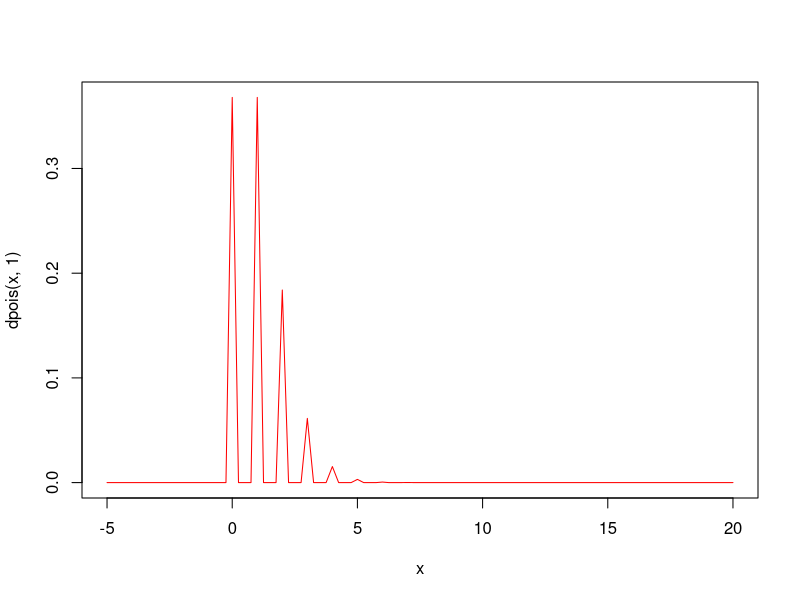
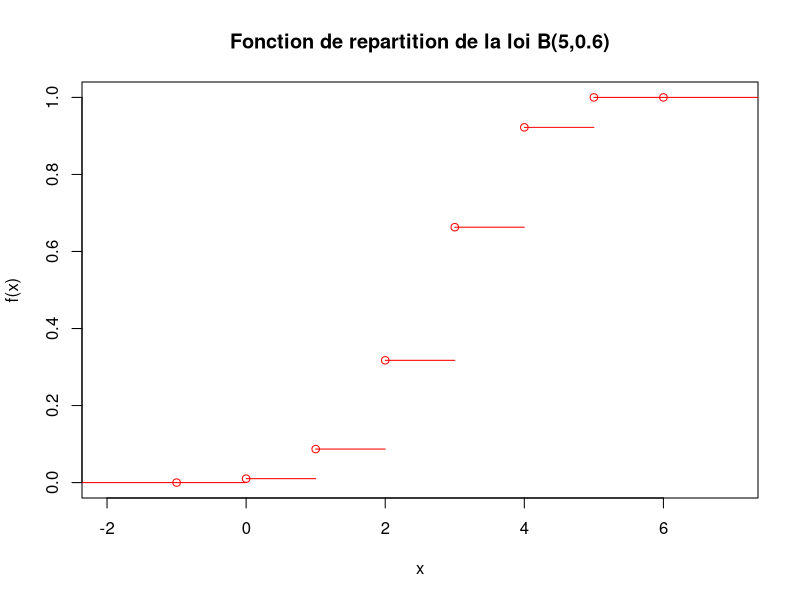
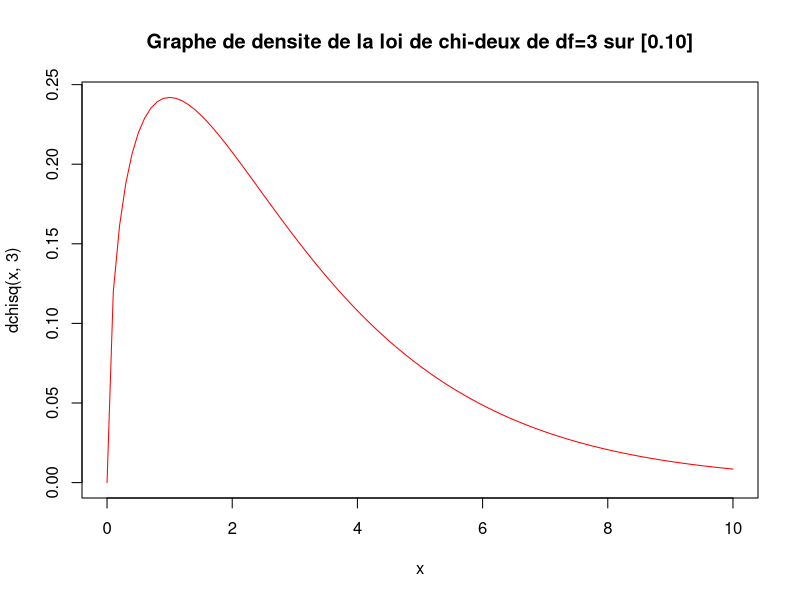
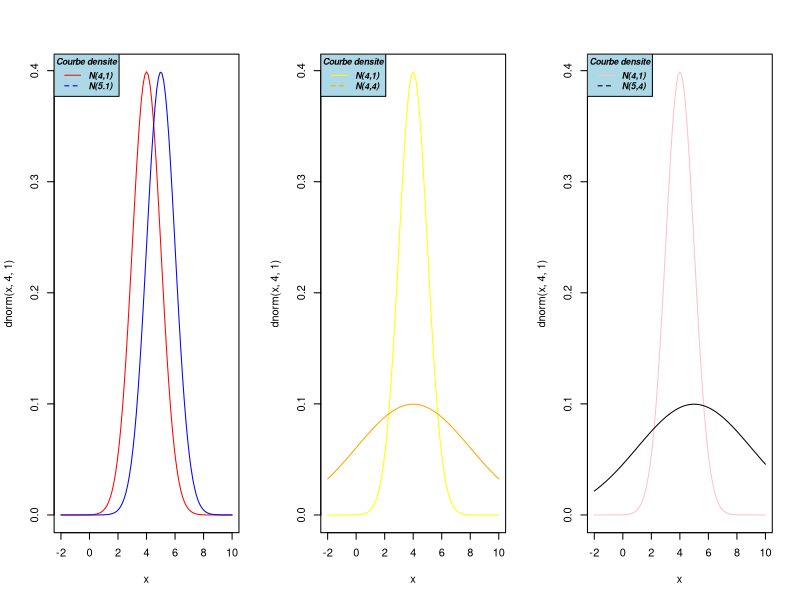
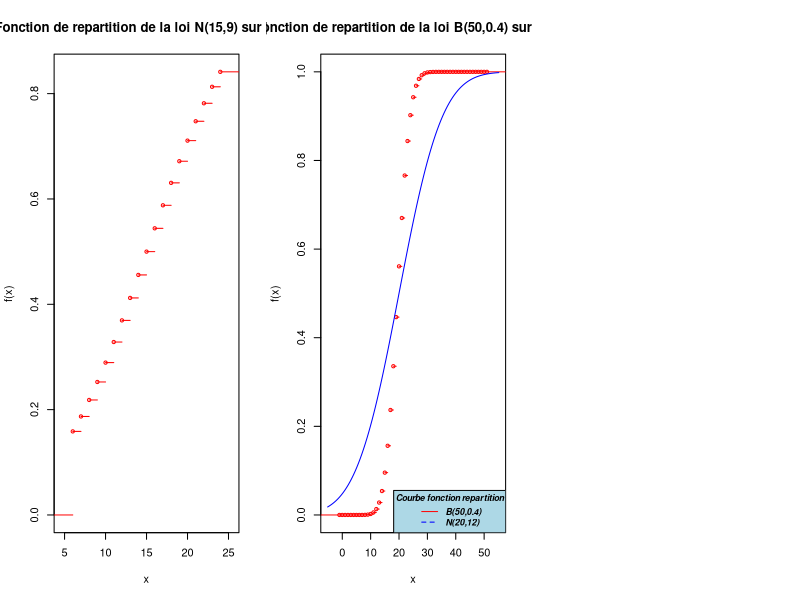
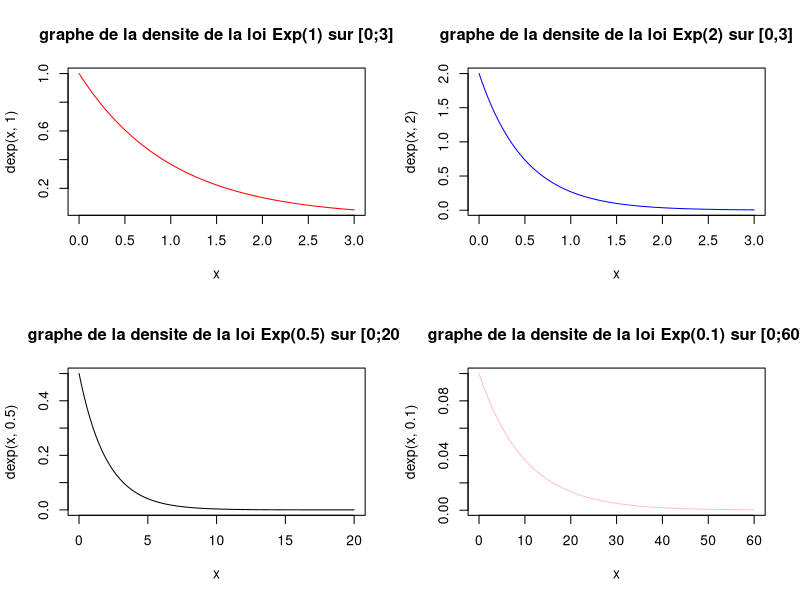

The R source for these figures, in order:
#Exercice 1
curve(dpois(x,1), col="red" ,-5,20)
#Exercice 2
#X->B(5,0.6)
#1)P(X<=4)
X_inf_4<-pbinom(4,5,0.6)
print(X_inf_4)
#2)graphe de la fonction de repartion de X
F<-stepfun(-1:6,c(0,pbinom(-1:6,5,0.6)))
plot(F,vertical=FALSE ,col="red", ,main = "Fonction de repartition de la loi B(5,0.6)")
#3)determiner k tel que P(X<=k)>=0.25
X_inf_k<-qbinom(0.25,5,0.6)
print(X_inf_k)
#4)simuler 20 realisations de X
sim_X<-rbinom(20,5,0.6)
table(sim_X)

#Exercice 3
#la densite de la loi de chi-deux (3) sur [0,10]
curve(dchisq(x,3),0,10,col="red",main="Graphe de densite de la loi de chi-deux de df=3 sur [0.10]")


#Exercice 4
#divisons l'ecran graphique en 3(1 ligne , 3 colonnes)
par(mfrow=c(1,3))
#Dans la première fenêtre représenter le graphe de la densité de la loi normale N (4, 1), puis
#ajouter, dans la même fenêtre, avec une autre couleur, le graphe de la densité de la loi
#normale N (5, 1).
curve(dnorm(x,4,1),-2,10,col="red")
curve(dnorm(x,5,1),-2,10,col="blue",add = T)
legend("topleft",legend = c("N(4,1)","N(5.1)"),col = c("red","blue"),lty = 1:2,cex = 0.8,title = "Courbe densite",text.font = 4,bg="lightblue")

#Dans la deuxième fenêtre représenter le graphe de la densité de la loi normale N (4, 1), puis
#ajouter, dans la même fenêtre, avec une autre couleur, le graphe de la densité de la loi
#normale N (4, 4).

curve(dnorm(x,4,1),-2,10,col="yellow")
curve(dnorm(x,4,4),-2,10,col="orange",add = T)
legend("topleft",legend = c("N(4,1)","N(4,4)"),col = c("yellow","orange"),lty = 1:2,cex = 0.8,title = "Courbe densite",text.font = 4,bg="lightblue")

#Dans la troisième fenêtre représenter le graphe de la densité de la loi normale N (4, 1), puis
#ajouter, dans la même fenêtre, avec une autre couleur, le graphe de la densité de la loi
#normale N (5, 4).
curve(dnorm(x,4,1),-2,10,col="pink")
curve(dnorm(x,5,4),-2,10,col="black",add = T)
legend("topleft",legend = c("N(4,1)","N(5,4)"),col = c("pink","black"),lty = 1:2,cex = 0.8,title = "Courbe densite",text.font = 4,bg="lightblue")

#Exercice 5
#Z->N(0,1)
#P(Z<=-0.5)
pnorm(-0.5,0,1)

1-pnorm(1.5,0,1)
1-pnorm(-1,0,1)

#P(|Z|<=1.96)=P(Z<=1.96)-P(Z<=-1.96)
pnorm(1.96,0,1)-pnorm(-1.96,0,1)


pnorm(1.96,0,1)-pnorm(-1.96,0,1)

#P(|Z| ≤ 2.58)=F(2.58)-F(2.58)
pnorm(2.58,0,1)-pnorm(-2.58,0,1)
#P(|Z|>=3)
1+pnorm(-3,0,1)-pnorm(3,0,1)



#Exercice 6
#X->N(15,9)
#1)
#P(16<=X<=20)
p_1<-sum(dnorm(16:20,15,9))
p_2<-1-pnorm(18,15,9)

p_3<-pnorm(5,15,9)
#P(|X-15|>5,88)=P(-5,88<=X-15<=5,88)=P(-5,88+15<=X<=5,88+15)=F(20,88)-F(10,88)
p_4<- pnorm(20.88,15,9)-pnorm(10.88,15,9)

print(p_4)

Fn_R<-stepfun(6:24,c(0,pnorm(6:24,15,9)))
plot(Fn_R,vertical=FALSE ,col="red", ,main = "Fonction de repartition de la loi N(15,9) sur [6,24]")

#Exercice 7
Fn_B<-stepfun(-1:51,c(0,pbinom(-1:51,50,0.4)))
plot(Fn_B,vertical=FALSE ,col="red", ,main = "Fonction de repartition de la loi B(50,0.4) sur [-1,51]")

curve(pnorm(x,20,12),col="blue",add = T)
legend("bottomright",legend = c("B(50,0.4)","N(20,12)"),col = c("red","blue"),lty = 1:2,cex = 0.8,title = "Courbe fonction repartition",text.font = 4,bg="lightblue")

#Exercice 10

#divisons l'ecran graphique en 2 ligne 2 colonnes
par(mfrow=c(2,2))
curve(dexp(x,1),xlim =c(0,3) ,col="Red",main = "graphe de la densite de la loi Exp(1) sur [0;3]")

curve(dexp(x,2),xlim=c(0,3),col="blue",main = "graphe de la densite de la loi Exp(2) sur [0,3]")

curve(dexp(x,0.5),xlim=c(0,20),col="black",main = "graphe de la densite de la loi Exp(0.5) sur [0;20]")

curve(dexp(x,0.1),xlim=c(0,60),col="pink",main = "graphe de la densite de la loi Exp(0.1) sur [0;60]")

#Exercice 8
#1)
z_1<-qnorm(0.00135,0,1)
z_2<-qnorm(0.025,0,1)
z_3<-qnorm(0.95,0,1)
z_4<-qnorm(0.999,0,1)
z_5<-qnorm(0.995,0,1)
z_6<-qnorm(0.99865,0,1)

print(z_1)
print(z_2)
print(z_3)
print(z_4)
print(z_5)
print(z_6)


#2)

x_1<-qnorm(0.975,19,3)
x_2<-qnorm(0.025,19,3)
print(x_1)
print(x_2)

x_3<-19+sqrt(3)*qnorm(0.975,0,1)
print(x_3)

